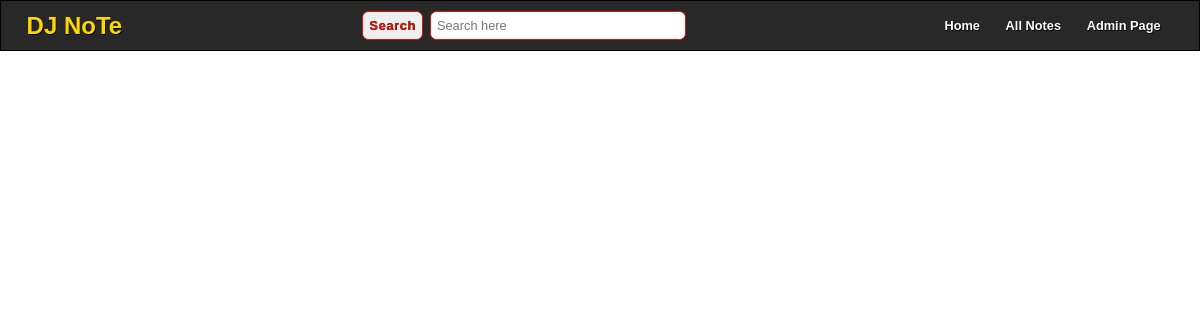
The app's page /group-4/note-14/, older data.
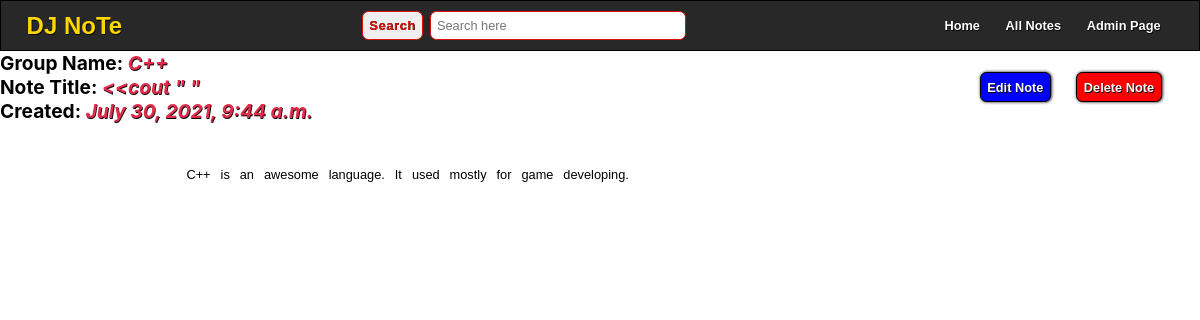
The same page, newer data.
### home/models.py (models this page shows)
class Note(models.Model):
    group = models.ForeignKey(Group, on_delete=models.CASCADE)
    title = models.CharField(max_length=300)
    desc = models.TextField()
    time = models.DateTimeField(default=now)

class Group(models.Model):
    name = models.CharField(max_length=100)
    time = models.DateTimeField(default=now)

### home/views.py (the view)
# urls.py: path('group-<int:group>/note-<int:note>/', views.note,
def note(req, group, note):
    groupOFnote = Group.objects.get(pk = group)
    noteOFgroup = Note.objects.filter(group__id = group, pk = note)
    return render(req, 'note.html', {'group':groupOFnote, 'note':noteOFgroup})

### templates/note.html (shortened to what this page needs)
{% extends 'main.html' %}
{% load static %}
{% block link %}
    <link rel="stylesheet" href="{% static 'Style/notePage.css' %}">
{% endblock link %}
{% block body %}
    {% for i in note %}
        <div class="mainDiv">
            <div class="info">
                <h1 class='noteHead'>Group Name: <span>{{group.name}}</ span></h1>
                <h1 class='noteHead'>Note Title: <span>{{i.title}}</    span></h1>
                <h1 class='noteHead'>Created: <span>{{i.time}}</span></ h1>
            </div>
            <div class="options">
                <a href="{% url 'updateNOTE' i.group.id i.id %}"    class='edit_note'>Edit Note</a>
                <a href="{% url 'deleteNote' i.group.id i.id %}"    class='delete_note'>Delete Note</a>
            </div>
        </div>
        <div class='desc'>
            <p>{{i.desc|safe}}</p>
        </div>
    {% endfor %}
{% endblock body %}

Row changes from the older to the newer data that the page shows:
added Note: title "<<cout \" \"", time "July 30, 2021, 9:44 a.m.", desc "C++ is an awesome language. It used mostly for game developing."
now on this page (row unchanged): Group: name "C++"
